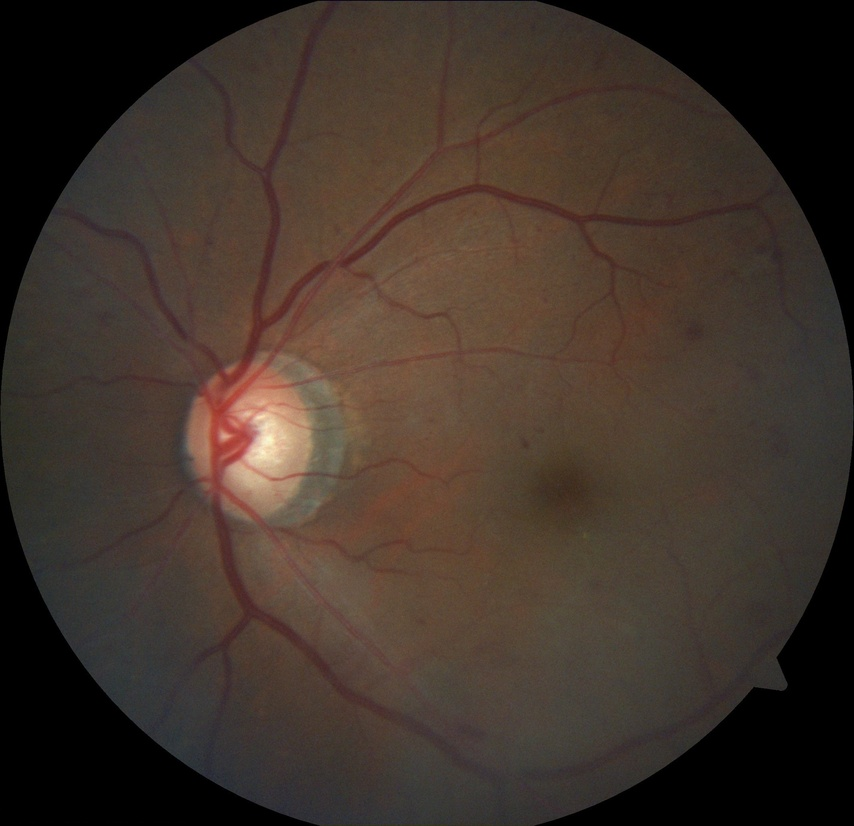
#> input picture dr_vision/sample_data/DR/127.jpg, 854 x 826 px, shrunk from 2124 x 2056 before the run, found by its file name; its folder holds only this picture in this run
$ jupyter execute --allow-errors ExploratoryDataAnalysis.ipynb
#> lines starting #> are read from the running program, lines starting #| are printed output that depends on the picture
[cell 1]
# Imports
import os
import cv2
import numpy as np
import matplotlib.pyplot as plt
import seaborn as sns
from PIL import Image
from collections import Counter
import random
from tqdm import tqdm
import numpy as np

sns.set_style("darkgrid")

## Eye Fundus Image Dataset EDA

This notebook performs Exploratory Data Analysis (EDA) on the **Unified Split dataset** for diabetic retinopathy classification.

We analyze:
- Dataset statistics per split
- Class distributions
- Sample images
- Image sizes and aspect ratios
- Pixel intensity distributions
- Color channel statistics (mean & std)

[cell 2]
# Paths
UNIFIED_DIR = "datasets/Unified_Split"  # Original unified dataset before preprocessing
splits = ["train", "val", "test"]
classes = ["DR", "No_DR"]

###  Dataset Statistics

We first check the number of images per class for each split (train, validation, and test) to understand the dataset balance.

[cell 3]
#  Dataset Statistics
print("Dataset Image Counts per Split")
#> (the rest of this cell did not finish here and is left out)

### Class Distribution Visualization

We plot **bar graphs** showing the number of images per class in **train, validation, and test sets** to visualize dataset balance.

[cell 4]
#  Display Random Sample Images
def show_random_images(split="train", num_samples=5):
#> called with split = 'train', num_samples = 5
    print(f"Random samples from {split} set:")
    for cls in classes:
        folder = os.path.join(UNIFIED_DIR, split, cls)
        images = [f for f in os.listdir(folder) if f.lower().endswith((".jpg", ".png", ".jpeg", ".tif"))]
        samples = random.sample(images, min(num_samples, len(images)))

        plt.figure(figsize=(15,3))
        for i, img_name in enumerate(samples):
            img_path = os.path.join(folder, img_name)
            img = Image.open(img_path)
#> img is the input picture: PIL image 854x826 RGB; mean R, G, B 63.9, 51.2, 42.6
            plt.subplot(1, len(samples), i+1)
            plt.imshow(img)
            plt.axis("off")
            plt.title(f"{cls}")
        plt.show()

#> (the rest of this cell did not finish here and is left out)

###  Random Sample Images

Display a few **random images** from each class in the train, validation, and test splits.
This allows for visual inspection of image quality and diversity.

[cell 5]
print("Calculating image sizes...")

all_heights, all_widths = [], []

#> (the rest of this cell did not finish here and is left out)

### Aspect Ratio Analysis

Plot the distribution of **image aspect ratios (width / height)** to observe shape variations in the dataset.

[cell 6]
#  Aspect Ratio Distribution
aspect_ratios = [w/h for w,h in zip(all_widths, all_heights)]
#> aspect_ratios = [1.03]
plt.figure(figsize=(6,4))
sns.histplot(aspect_ratios, bins=20, kde=True, color='salmon')
plt.title("Image Aspect Ratio (W/H) Distribution")
plt.show()
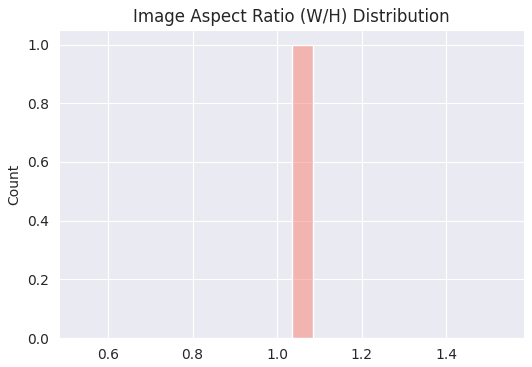
#> figure drawn by matplotlib, 1 panel; tallest bar 1 high, from x = 1.03 to 1.08

### Approximate Per-Channel Mean & Standard Deviation

- To get a quick estimate of the mean and standard deviation of the RGB channels for our dataset, we sample a subset of images from each split (`train`, `val`, `test`) instead of processing the entire dataset. This helps speed up computations significantly.

- We then call this function for **train**, **val**, and **test** splits.

[cell 7]
# Define dataset path and classes
UNIFIED_DIR = "datasets/Unified_Split"  # Change this if your path is different
classes = ["DR", "No_DR"]

# Quick mean & std approximation function
def quick_mean_std(split="train", classes=classes, sample_size=20):
#> called with split = 'train', sample_size = 20
    channel_sums = np.zeros(3)
    channel_squared_sums = np.zeros(3)
    num_pixels = 0

    for cls in classes:
        folder = os.path.join(UNIFIED_DIR, split, cls)
        imgs = [os.path.join(folder, f) for f in os.listdir(folder)
                if f.lower().endswith((".jpg", ".png", ".jpeg", ".tif"))]

        # Randomly sample a few images to approximate
        imgs_sample = random.sample(imgs, min(sample_size, len(imgs)))

        for img_path in imgs_sample:
            try:
                with Image.open(img_path) as img:
                    img = img.convert("RGB")
                    arr = np.array(img) / 255.0
                    arr = arr.reshape(-1,3)
                    channel_sums += arr.sum(axis=0)
#> channel_sums = [176674.7, 141709.4, 117877.7]
                    channel_squared_sums += (arr ** 2).sum(axis=0)
#> channel_squared_sums = [60215.3, 37660, 25796.2]
                    num_pixels += arr.shape[0]
#> num_pixels = 705404
            except:
                continue

    mean = channel_sums / num_pixels
    std = np.sqrt(channel_squared_sums / num_pixels - mean**2)

    print(f"Approx Mean (R,G,B): {mean}")
    print(f"Approx Std  (R,G,B): {std}")

# Call the function
print("Train:")
#> (the rest of this cell did not finish here and is left out)
